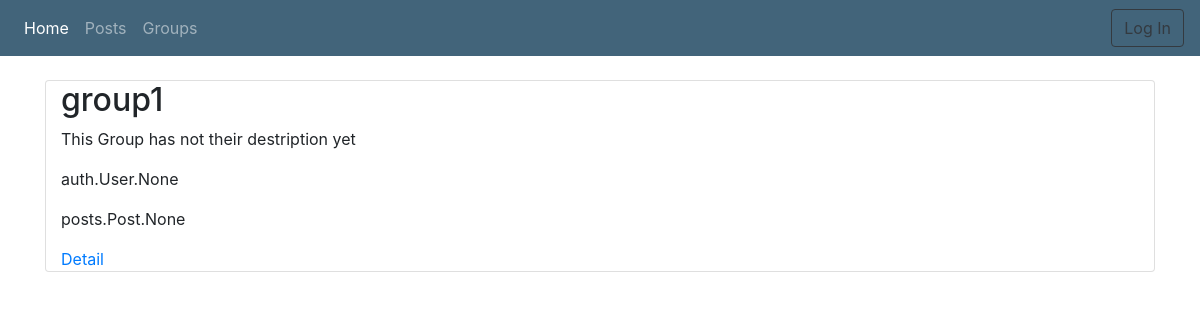
The page /groups/list/ on the database as committed earlier.
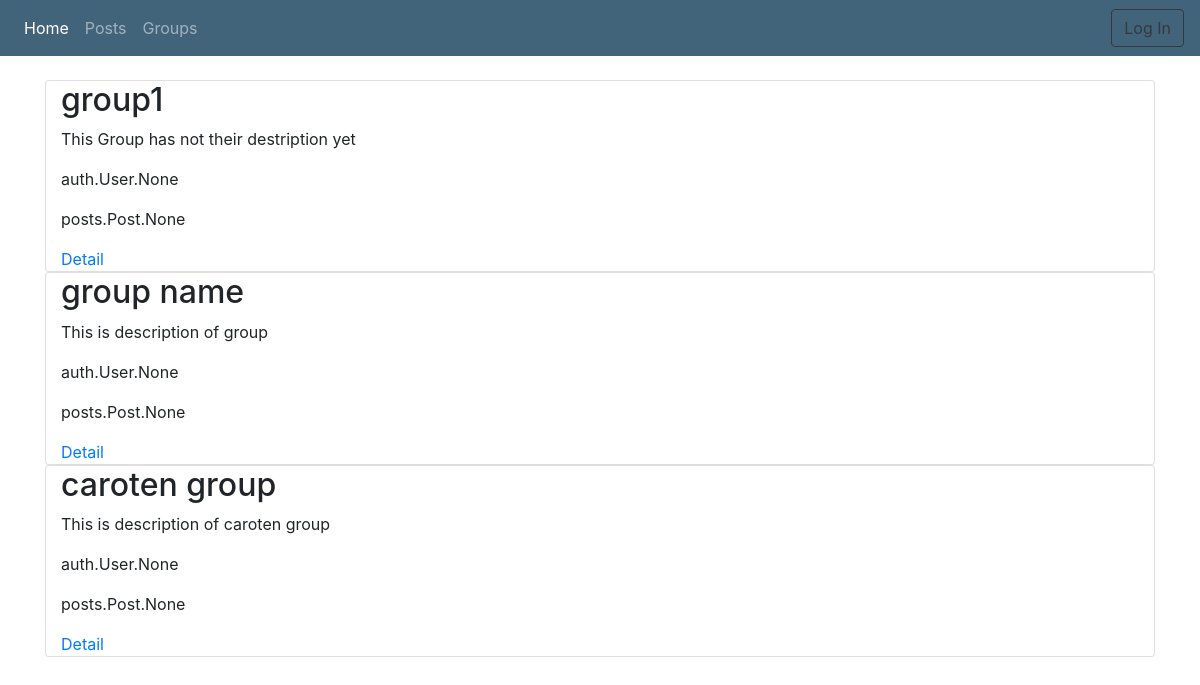
The same page on the database as committed later.
### groups/models.py (models this page shows, shortened)
class Group(models.Model):
    admin_of_group = models.ForeignKey(User, on_delete=models.CASCADE)
    name_of_group = models.CharField(unique=True, max_length=256)
    description_of_group = models.TextField(blank=True, default="This Group has not their destription yet")
    members = models.ManyToManyField(User, related_name='members', related_query_name='member', blank=True)
    posts_in_group = models.ManyToManyField(Post, blank=True)

### groups/views.py (the view)
# urls.py: path('list/', views.GroupListView.as_view(), name='list'),
class GroupListView(ListView):
    model = Group

### groups/templates/groups/group_list.html
{% extends 'base.html' %}
{% block conntent %}
{% for group in object_list %}
    <div class="container card">
        <h2>{{ group.name_of_group }}</h2>
        <p>{{ group.description_of_group }}</p>
        <p>{{ group.members }}</p>
        <p>{{ group.posts_in_group }}</p>
        <a href="{% url 'groups:detail' group.pk %}">Detail</a>
    </div>
{% endfor%}
{% endblock %}

Rows that differ between the two databases and show on the page:
added Group: name_of_group "group name", description_of_group "This is description of group", members "auth.User.None", posts_in_group "posts.Post.None"
added Group: name_of_group "caroten group", description_of_group "This is description of caroten group", members "auth.User.None", posts_in_group "posts.Post.None"
